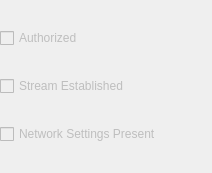
<?xml version="1.0" encoding="UTF-8"?>
<ui version="4.0">
 <class>IndicatorsFrame</class>
 <widget class="QWidget" name="IndicatorsFrame">
  <property name="geometry">
   <rect>
    <x>0</x>
    <y>0</y>
    <width>212</width>
    <height>173</height>
   </rect>
  </property>
  <property name="windowTitle">
   <string>Form</string>
  </property>
  <layout class="QVBoxLayout" name="verticalLayout">
   <property name="spacing">
    <number>0</number>
   </property>
   <property name="leftMargin">
    <number>0</number>
   </property>
   <property name="topMargin">
    <number>0</number>
   </property>
   <property name="rightMargin">
    <number>0</number>
   </property>
   <property name="bottomMargin">
    <number>0</number>
   </property>
   <item>
    <widget class="QCheckBox" name="autorizedCheckBox">
     <property name="enabled">
      <bool>false</bool>
     </property>
     <property name="text">
      <string>Authorized</string>
     </property>
    </widget>
   </item>
   <item>
    <widget class="QCheckBox" name="streamOpenedCheckBox">
     <property name="enabled">
      <bool>false</bool>
     </property>
     <property name="text">
      <string>Stream Established</string>
     </property>
    </widget>
   </item>
   <item>
    <widget class="QCheckBox" name="virtualNetworkCheckBox">
     <property name="enabled">
      <bool>false</bool>
     </property>
     <property name="text">
      <string>Network Settings Present</string>
     </property>
    </widget>
   </item>
  </layout>
 </widget>
 <resources/>
 <connections/>
</ui>
